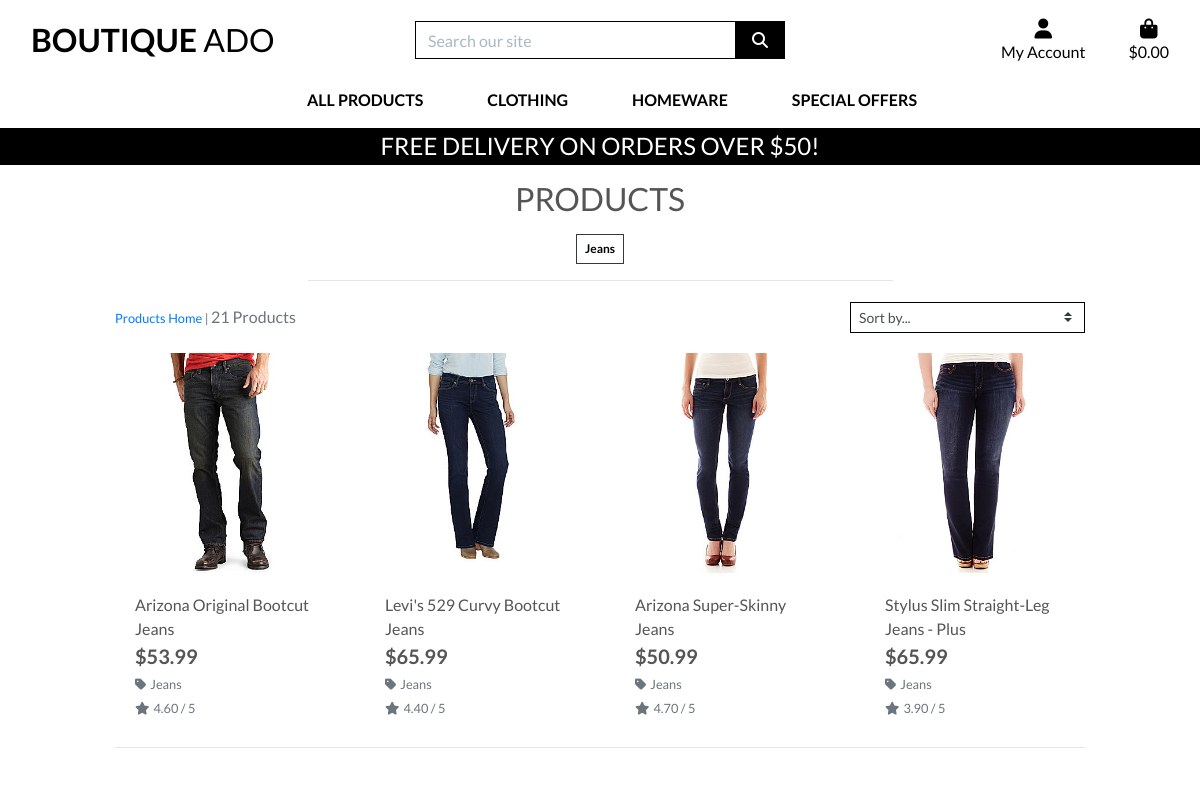
/products/?category=jeans (upper part), run on an earlier commit of the app's database.
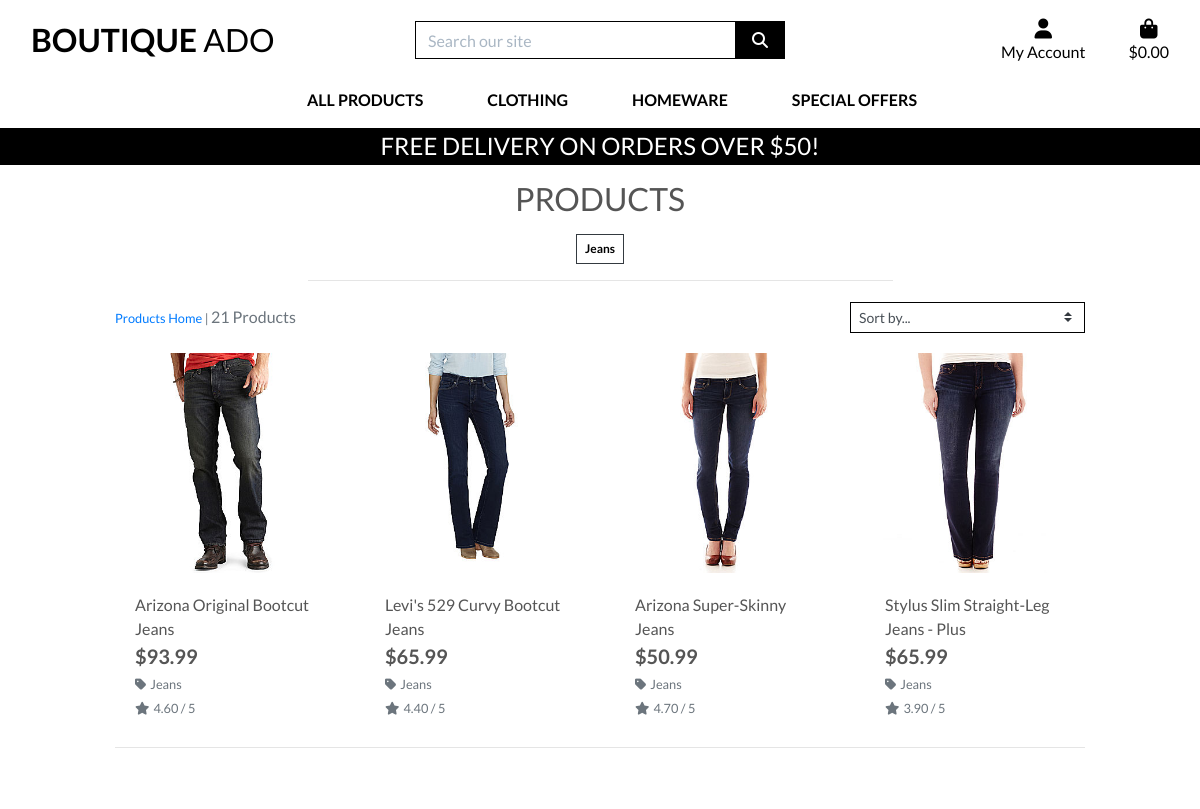
And on a later commit of the database.
### products/models.py (models this page shows, shortened)
class Product(models.Model):
    category = models.ForeignKey(
        'Category', null=True, blank=True, on_delete=models.SET_NULL)
    sku = models.CharField(max_length=254, null=True, blank=True)
    name = models.CharField(max_length=254)
    description = models.TextField()
    has_sizes = models.BooleanField(default=False, null=True, blank=True)
    price = models.DecimalField(max_digits=6, decimal_places=2)
    rating = models.DecimalField(
        max_digits=6, decimal_places=2, null=True, blank=True)
    image_url = models.URLField(max_length=1024, null=True, blank=True)
    image = models.ImageField(null=True, blank=True)

class Category(models.Model):
    class Meta:
        verbose_name_plural = 'Categories'
    name = models.CharField(max_length=254)
    friendly_name = models.CharField(max_length=254, null=True, blank=True)

### products/views.py (the view, shortened to what this page needs)
# urls.py: path('', views.all_products, name='products'),
def all_products(request):
    products = Product.objects.all()
    query = None
    categories = None
    sort = None
    direction = None
    if request.GET:
        if 'category' in request.GET:
            categories = request.GET['category'].split(',')
            products = products.filter(category__name__in=categories)
            categories = Category.objects.filter(name__in=categories)
    current_sorting = f'{sort}_{direction}'
    context = {
        'products': products,
        'search_term': query,
        'current_categories': categories,
        'current_sorting': current_sorting,
    }
    return render(request, 'products/products.html', context)

### bag/contexts.py (called while the page is built, shortened)
def bag_contents(request):
    bag_items = []
    total = 0
    product_count = 0
    bag = request.session.get('bag', {})
    if total < settings.FREE_DELIVERY_THRESHOLD:
        delivery = total * Decimal(settings.STANDARD_DELIVERY_PERCENTAGE / 100)
        free_delivery_delta = settings.FREE_DELIVERY_THRESHOLD - total
    else:
        delivery = 0
        free_delivery_delta = 0
    grand_total = delivery + total
    context = {
        'bag_items': bag_items,
        'total': total,
        'product_count': product_count,
        'delivery': delivery,
        'free_delivery_delta': free_delivery_delta,
        'free_delivery_threshold': settings.FREE_DELIVERY_THRESHOLD,
        'grand_total': grand_total,
    }
    return context

### products/templates/products/products.html (shortened to what the changed rows need)
{% extends "base.html" %}
{% load static %}
{% block content %}
    <div class="container-fluid">
        <div class="row">
            <div class="col text-center mt-3">
                <h2 class="logo-font">Products</h2>
            </div>
        </div>
        <div class="row">
            <div class="product-container col-10 offset-1">
                <div class="row">
                    {% for product in products %}
                        <div class="col-sm-6 col-md-6 col-lg-4 col-xl-3">
                            <div class="card h-100 border-0">
                                {% if product.image %}
                                <a href="{% url 'product_detail' product.id %}">
                                    <img class="card-img-top img-fluid" src="{{ product.image.url }}" alt="{{ product.name }}">
                                </a>
                                {% else %}
                                <a href="{% url 'product_detail' product.id %}">
                                    <img class="card-img-top img-fluid" src="{{ MEDIA_URL }}noimage.png" alt="{{ product.name }}">
                                </a>
                                {% endif %}
                                <div class="card-body pb-0">
                                    <p class="mb-0">{{ product.name }}</p>
                                </div>
                                <div class="card-footer bg-white pt-0 border-0 text-left">
                                    <div class="row">
                                        <div class="col">
                                            <p class="lead mb-0 text-left font-weight-bold">${{ product.price }}</p>
                                            {% if product.category %}
                                            <p class="small mt-1 mb-0">
                                                <a class="text-muted" href="{% url 'products' %}?category={{ product.category.name }}">
                                                    <i class="fas fa-tag mr-1"></i>{{ product.category.friendly_name }}
                                                </a>
                                            </p>
                                            {% endif %}
                                            {% if product.rating %}
                                                <small class="text-muted"><i class="fas fa-star mr-1"></i>{{ product.rating }} / 5</small>
                                            {% else %}
                                                <small class="text-muted">No Rating</small>
                                            {% endif %}
                                        </div>
                                    </div>
                                </div>
                            </div>
                        </div>
                    {% endfor %}
                </div>
            </div>
        </div>
    </div>
{% endblock %}

What changed in the data, as far as the page shows it:
changed Product "Arizona Original Bootcut Jeans": price "53.99" → "93.99"
